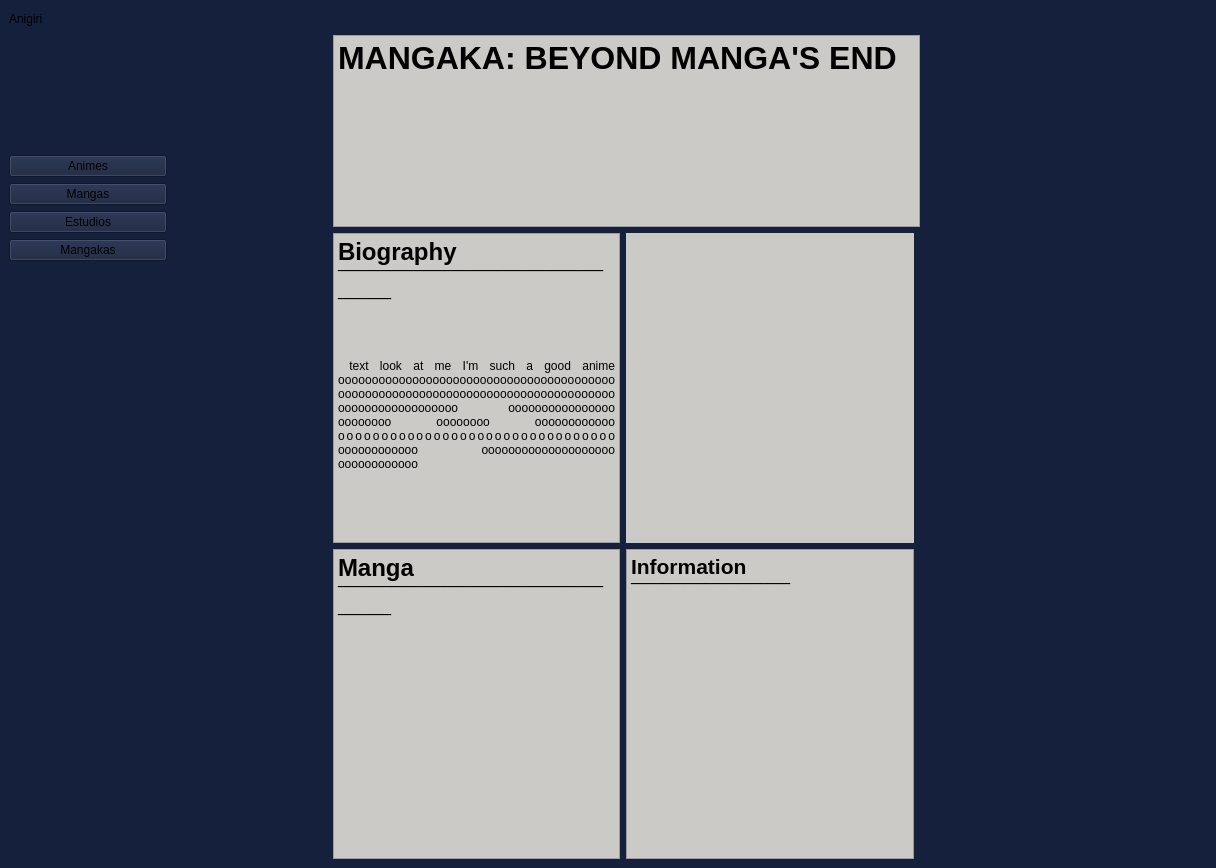
<?xml version="1.0" encoding="UTF-8"?>
<ui version="4.0">
 <class>MainWindow</class>
 <widget class="QMainWindow" name="MainWindow">
  <property name="geometry">
   <rect>
    <x>0</x>
    <y>0</y>
    <width>1216</width>
    <height>868</height>
   </rect>
  </property>
  <property name="windowTitle">
   <string>MainWindow</string>
  </property>
  <property name="styleSheet">
   <string notr="true">background-color: #15203c</string>
  </property>
  <widget class="QWidget" name="contentwidget">
   <property name="sizePolicy">
    <sizepolicy hsizetype="Preferred" vsizetype="Preferred">
     <horstretch>0</horstretch>
     <verstretch>0</verstretch>
    </sizepolicy>
   </property>
   <layout class="QGridLayout" name="gridLayout_4">
    <item row="1" column="0" colspan="2">
     <layout class="QGridLayout" name="gridEndpoints">
      <item row="7" column="0">
       <spacer name="verticalSpacer_4">
        <property name="orientation">
         <enum>Qt::Orientation::Vertical</enum>
        </property>
        <property name="sizeHint" stdset="0">
         <size>
          <width>20</width>
          <height>40</height>
         </size>
        </property>
       </spacer>
      </item>
      <item row="5" column="1">
       <spacer name="horizontalSpacer_7">
        <property name="orientation">
         <enum>Qt::Orientation::Horizontal</enum>
        </property>
        <property name="sizeHint" stdset="0">
         <size>
          <width>40</width>
          <height>20</height>
         </size>
        </property>
       </spacer>
      </item>
      <item row="5" column="3">
       <spacer name="horizontalSpacer_5">
        <property name="orientation">
         <enum>Qt::Orientation::Horizontal</enum>
        </property>
        <property name="sizeHint" stdset="0">
         <size>
          <width>40</width>
          <height>20</height>
         </size>
        </property>
       </spacer>
      </item>
      <item row="5" column="5">
       <spacer name="horizontalSpacer_4">
        <property name="orientation">
         <enum>Qt::Orientation::Horizontal</enum>
        </property>
        <property name="sizeHint" stdset="0">
         <size>
          <width>40</width>
          <height>20</height>
         </size>
        </property>
       </spacer>
      </item>
      <item row="0" column="0">
       <spacer name="verticalSpacer_2">
        <property name="orientation">
         <enum>Qt::Orientation::Vertical</enum>
        </property>
        <property name="sizeHint" stdset="0">
         <size>
          <width>20</width>
          <height>40</height>
         </size>
        </property>
       </spacer>
      </item>
      <item row="5" column="6">
       <spacer name="horizontalSpacer_6">
        <property name="orientation">
         <enum>Qt::Orientation::Horizontal</enum>
        </property>
        <property name="sizeHint" stdset="0">
         <size>
          <width>40</width>
          <height>20</height>
         </size>
        </property>
       </spacer>
      </item>
      <item row="5" column="7">
       <spacer name="horizontalSpacer_3">
        <property name="orientation">
         <enum>Qt::Orientation::Horizontal</enum>
        </property>
        <property name="sizeHint" stdset="0">
         <size>
          <width>40</width>
          <height>20</height>
         </size>
        </property>
       </spacer>
      </item>
      <item row="8" column="0">
       <spacer name="verticalSpacer_3">
        <property name="orientation">
         <enum>Qt::Orientation::Vertical</enum>
        </property>
        <property name="sizeHint" stdset="0">
         <size>
          <width>20</width>
          <height>40</height>
         </size>
        </property>
       </spacer>
      </item>
      <item row="5" column="0">
       <spacer name="verticalSpacer_6">
        <property name="orientation">
         <enum>Qt::Orientation::Vertical</enum>
        </property>
        <property name="sizeHint" stdset="0">
         <size>
          <width>20</width>
          <height>40</height>
         </size>
        </property>
       </spacer>
      </item>
      <item row="5" column="4">
       <spacer name="horizontalSpacer_8">
        <property name="orientation">
         <enum>Qt::Orientation::Horizontal</enum>
        </property>
        <property name="sizeHint" stdset="0">
         <size>
          <width>40</width>
          <height>20</height>
         </size>
        </property>
       </spacer>
      </item>
      <item row="9" column="0">
       <spacer name="verticalSpacer">
        <property name="orientation">
         <enum>Qt::Orientation::Vertical</enum>
        </property>
        <property name="sizeHint" stdset="0">
         <size>
          <width>20</width>
          <height>40</height>
         </size>
        </property>
       </spacer>
      </item>
      <item row="6" column="0">
       <spacer name="verticalSpacer_5">
        <property name="orientation">
         <enum>Qt::Orientation::Vertical</enum>
        </property>
        <property name="sizeHint" stdset="0">
         <size>
          <width>20</width>
          <height>40</height>
         </size>
        </property>
       </spacer>
      </item>
      <item row="5" column="2">
       <spacer name="horizontalSpacer_9">
        <property name="orientation">
         <enum>Qt::Orientation::Horizontal</enum>
        </property>
        <property name="sizeHint" stdset="0">
         <size>
          <width>40</width>
          <height>20</height>
         </size>
        </property>
       </spacer>
      </item>
      <item row="1" column="0" colspan="4">
       <widget class="QPushButton" name="animeAPI">
        <property name="text">
         <string>Animes</string>
        </property>
       </widget>
      </item>
      <item row="2" column="0" colspan="4">
       <widget class="QPushButton" name="mangaAPI">
        <property name="text">
         <string>Mangas</string>
        </property>
       </widget>
      </item>
      <item row="3" column="0" colspan="4">
       <widget class="QPushButton" name="pushButton_4">
        <property name="text">
         <string>Estudios</string>
        </property>
       </widget>
      </item>
      <item row="4" column="0" colspan="4">
       <widget class="QPushButton" name="pushButton_3">
        <property name="text">
         <string>Mangakas</string>
        </property>
       </widget>
      </item>
     </layout>
    </item>
    <item row="1" column="2">
     <layout class="QGridLayout" name="gridContenido" rowstretch="1,0,0" columnstretch="0,0,0,0">
      <item row="1" column="1">
       <widget class="QLabel" name="placeholderimage">
        <property name="styleSheet">
         <string notr="true">background-color: #cccac6</string>
        </property>
        <property name="text">
         <string/>
        </property>
        <property name="pixmap">
         <pixmap>C:/Users/kynrh/Downloads/FrierenImg.jpg</pixmap>
        </property>
        <property name="scaledContents">
         <bool>true</bool>
        </property>
       </widget>
      </item>
      <item row="0" column="0" colspan="3">
       <widget class="QTextEdit" name="title">
        <property name="enabled">
         <bool>true</bool>
        </property>
        <property name="sizePolicy">
         <sizepolicy hsizetype="Minimum" vsizetype="Maximum">
          <horstretch>0</horstretch>
          <verstretch>0</verstretch>
         </sizepolicy>
        </property>
        <property name="focusPolicy">
         <enum>Qt::FocusPolicy::TabFocus</enum>
        </property>
        <property name="styleSheet">
         <string notr="true">background-color: #cccac6</string>
        </property>
        <property name="html">
         <string>&lt;!DOCTYPE HTML PUBLIC &quot;-//W3C//DTD HTML 4.0//EN&quot; &quot;http://www.w3.org/TR/REC-html40/strict.dtd&quot;&gt;
&lt;html&gt;&lt;head&gt;&lt;meta name=&quot;qrichtext&quot; content=&quot;1&quot; /&gt;&lt;meta charset=&quot;utf-8&quot; /&gt;&lt;style type=&quot;text/css&quot;&gt;
p, li { white-space: pre-wrap; }
hr { height: 1px; border-width: 0; }
li.unchecked::marker { content: &quot;\2610&quot;; }
li.checked::marker { content: &quot;\2612&quot;; }
&lt;/style&gt;&lt;/head&gt;&lt;body style=&quot; font-family:'Segoe UI'; font-size:9pt; font-weight:400; font-style:normal;&quot;&gt;
&lt;p style=&quot; margin-top:0px; margin-bottom:0px; margin-left:0px; margin-right:0px; -qt-block-indent:0; text-indent:0px;&quot;&gt;&lt;span style=&quot; font-size:24pt; font-weight:700;&quot;&gt;MANGAKA: BEYOND MANGA'S END&lt;/span&gt;&lt;/p&gt;&lt;/body&gt;&lt;/html&gt;</string>
        </property>
       </widget>
      </item>
      <item row="1" column="3">
       <spacer name="horizontalSpacer_2">
        <property name="orientation">
         <enum>Qt::Orientation::Horizontal</enum>
        </property>
        <property name="sizeHint" stdset="0">
         <size>
          <width>40</width>
          <height>20</height>
         </size>
        </property>
       </spacer>
      </item>
      <item row="2" column="1">
       <widget class="QTextEdit" name="information">
        <property name="styleSheet">
         <string notr="true">background-color: #cccac6</string>
        </property>
        <property name="html">
         <string>&lt;!DOCTYPE HTML PUBLIC &quot;-//W3C//DTD HTML 4.0//EN&quot; &quot;http://www.w3.org/TR/REC-html40/strict.dtd&quot;&gt;
&lt;html&gt;&lt;head&gt;&lt;meta name=&quot;qrichtext&quot; content=&quot;1&quot; /&gt;&lt;meta charset=&quot;utf-8&quot; /&gt;&lt;style type=&quot;text/css&quot;&gt;
p, li { white-space: pre-wrap; }
hr { height: 1px; border-width: 0; }
li.unchecked::marker { content: &quot;\2610&quot;; }
li.checked::marker { content: &quot;\2612&quot;; }
&lt;/style&gt;&lt;/head&gt;&lt;body style=&quot; font-family:'Segoe UI'; font-size:9pt; font-weight:400; font-style:normal;&quot;&gt;
&lt;p style=&quot; margin-top:0px; margin-bottom:0px; margin-left:0px; margin-right:0px; -qt-block-indent:0; text-indent:0px;&quot;&gt;&lt;span style=&quot; font-size:16pt; font-weight:700;&quot;&gt;Information&lt;/span&gt;&lt;/p&gt;
&lt;p style=&quot; margin-top:0px; margin-bottom:0px; margin-left:0px; margin-right:0px; -qt-block-indent:0; text-indent:0px;&quot;&gt;&lt;a name=&quot;post-title-t3_li8zpf&quot;&gt;&lt;/a&gt;&lt;span style=&quot; font-family:'-apple-system','BlinkMacSystemFont','Segoe UI','Roboto','Helvetica Neue','Arial','Apple Color Emoji','Segoe UI Emoji','Segoe UI Symbol','sans-serif'; font-size:xx-large; font-weight:600; color:#000000;&quot;&gt;¯&lt;/span&gt;&lt;span style=&quot; font-family:'-apple-system','BlinkMacSystemFont','Segoe UI','Roboto','Helvetica Neue','Arial','Apple Color Emoji','Segoe UI Emoji','Segoe UI Symbol','sans-serif'; font-size:xx-large; font-weight:600; color:#000000;&quot;&gt;¯¯¯¯¯¯¯¯¯¯¯&lt;/span&gt;&lt;/p&gt;
&lt;p style=&quot;-qt-paragraph-type:empty; margin-top:0px; margin-bottom:0px; margin-left:0px; margin-right:0px; -qt-block-indent:0; text-indent:0px;&quot;&gt;&lt;br /&gt;&lt;/p&gt;&lt;/body&gt;&lt;/html&gt;</string>
        </property>
       </widget>
      </item>
      <item row="1" column="0">
       <widget class="QTextEdit" name="biographyvalue">
        <property name="styleSheet">
         <string notr="true">background-color: #cccac6</string>
        </property>
        <property name="html">
         <string>&lt;!DOCTYPE HTML PUBLIC &quot;-//W3C//DTD HTML 4.0//EN&quot; &quot;http://www.w3.org/TR/REC-html40/strict.dtd&quot;&gt;
&lt;html&gt;&lt;head&gt;&lt;meta name=&quot;qrichtext&quot; content=&quot;1&quot; /&gt;&lt;meta charset=&quot;utf-8&quot; /&gt;&lt;style type=&quot;text/css&quot;&gt;
p, li { white-space: pre-wrap; }
hr { height: 1px; border-width: 0; }
li.unchecked::marker { content: &quot;\2610&quot;; }
li.checked::marker { content: &quot;\2612&quot;; }
&lt;/style&gt;&lt;/head&gt;&lt;body style=&quot; font-family:'Segoe UI'; font-size:9pt; font-weight:400; font-style:normal;&quot;&gt;
&lt;p align=&quot;justify&quot; style=&quot; margin-top:0px; margin-bottom:0px; margin-left:0px; margin-right:0px; -qt-block-indent:0; text-indent:0px;&quot;&gt;&lt;span style=&quot; font-size:18pt; font-weight:700;&quot;&gt;Biography&lt;/span&gt;&lt;/p&gt;
&lt;p align=&quot;justify&quot; style=&quot; margin-top:0px; margin-bottom:0px; margin-left:0px; margin-right:0px; -qt-block-indent:0; text-indent:0px;&quot;&gt;&lt;a name=&quot;post-title-t3_li8zpf&quot;&gt;&lt;/a&gt;&lt;span style=&quot; font-family:'-apple-system','BlinkMacSystemFont','Segoe UI','Roboto','Helvetica Neue','Arial','Apple Color Emoji','Segoe UI Emoji','Segoe UI Symbol','sans-serif'; font-size:xx-large; font-weight:600; color:#000000;&quot;&gt;¯&lt;/span&gt;&lt;span style=&quot; font-family:'-apple-system','BlinkMacSystemFont','Segoe UI','Roboto','Helvetica Neue','Arial','Apple Color Emoji','Segoe UI Emoji','Segoe UI Symbol','sans-serif'; font-size:xx-large; font-weight:600; color:#000000;&quot;&gt;¯¯¯¯¯¯¯¯¯¯¯¯&lt;/span&gt;&lt;a name=&quot;post-title-t3_li8zpf&quot;&gt;&lt;/a&gt;&lt;span style=&quot; font-family:'-apple-system','BlinkMacSystemFont','Segoe UI','Roboto','Helvetica Neue','Arial','Apple Color Emoji','Segoe UI Emoji','Segoe UI Symbol','sans-serif'; font-size:xx-large; font-weight:600; color:#000000;&quot;&gt;¯&lt;/span&gt;&lt;span style=&quot; font-family:'-apple-system','BlinkMacSystemFont','Segoe UI','Roboto','Helvetica Neue','Arial','Apple Color Emoji','Segoe UI Emoji','Segoe UI Symbol','sans-serif'; font-size:xx-large; font-weight:600; color:#000000;&quot;&gt;¯¯¯¯¯¯¯¯¯¯&lt;/span&gt;&lt;/p&gt;
&lt;p align=&quot;justify&quot; style=&quot;-qt-paragraph-type:empty; margin-top:0px; margin-bottom:0px; margin-left:0px; margin-right:0px; -qt-block-indent:0; text-indent:0px; font-size:24pt;&quot;&gt;&lt;br /&gt;&lt;/p&gt;
&lt;p align=&quot;justify&quot; style=&quot; margin-top:0px; margin-bottom:0px; margin-left:0px; margin-right:0px; -qt-block-indent:0; text-indent:0px;&quot;&gt; text look at me I'm such a good anime oooooooooooooooooooooooooooooooooooooooooooooooooooooooooooooooooooooooooooooooooooooooooooooooooooo oooooooooooooooo oooooooo oooooooo oooooooooooo oooooooooooooooooooooooooooooooo oooooooooooo oooooooooooooooooooo oooooooooooo&lt;/p&gt;
&lt;p style=&quot;-qt-paragraph-type:empty; margin-top:0px; margin-bottom:0px; margin-left:0px; margin-right:0px; -qt-block-indent:0; text-indent:0px;&quot;&gt;&lt;br /&gt;&lt;/p&gt;&lt;/body&gt;&lt;/html&gt;</string>
        </property>
       </widget>
      </item>
      <item row="2" column="0">
       <widget class="QTextEdit" name="mangas">
        <property name="styleSheet">
         <string notr="true">background-color: #cccac6</string>
        </property>
        <property name="html">
         <string>&lt;!DOCTYPE HTML PUBLIC &quot;-//W3C//DTD HTML 4.0//EN&quot; &quot;http://www.w3.org/TR/REC-html40/strict.dtd&quot;&gt;
&lt;html&gt;&lt;head&gt;&lt;meta name=&quot;qrichtext&quot; content=&quot;1&quot; /&gt;&lt;meta charset=&quot;utf-8&quot; /&gt;&lt;style type=&quot;text/css&quot;&gt;
p, li { white-space: pre-wrap; }
hr { height: 1px; border-width: 0; }
li.unchecked::marker { content: &quot;\2610&quot;; }
li.checked::marker { content: &quot;\2612&quot;; }
&lt;/style&gt;&lt;/head&gt;&lt;body style=&quot; font-family:'Segoe UI'; font-size:9pt; font-weight:400; font-style:normal;&quot;&gt;
&lt;p style=&quot; margin-top:0px; margin-bottom:0px; margin-left:0px; margin-right:0px; -qt-block-indent:0; text-indent:0px;&quot;&gt;&lt;span style=&quot; font-size:18pt; font-weight:700;&quot;&gt;Manga&lt;/span&gt;&lt;/p&gt;
&lt;p style=&quot; margin-top:0px; margin-bottom:0px; margin-left:0px; margin-right:0px; -qt-block-indent:0; text-indent:0px;&quot;&gt;&lt;a name=&quot;post-title-t3_li8zpf&quot;&gt;&lt;/a&gt;&lt;span style=&quot; font-family:'-apple-system','BlinkMacSystemFont','Segoe UI','Roboto','Helvetica Neue','Arial','Apple Color Emoji','Segoe UI Emoji','Segoe UI Symbol','sans-serif'; font-size:xx-large; font-weight:600; color:#000000;&quot;&gt;¯&lt;/span&gt;&lt;span style=&quot; font-family:'-apple-system','BlinkMacSystemFont','Segoe UI','Roboto','Helvetica Neue','Arial','Apple Color Emoji','Segoe UI Emoji','Segoe UI Symbol','sans-serif'; font-size:xx-large; font-weight:600; color:#000000;&quot;&gt;¯¯¯¯¯¯¯¯¯¯¯¯&lt;/span&gt;&lt;a name=&quot;post-title-t3_li8zpf&quot;&gt;&lt;/a&gt;&lt;span style=&quot; font-family:'-apple-system','BlinkMacSystemFont','Segoe UI','Roboto','Helvetica Neue','Arial','Apple Color Emoji','Segoe UI Emoji','Segoe UI Symbol','sans-serif'; font-size:xx-large; font-weight:600; color:#000000;&quot;&gt;¯&lt;/span&gt;&lt;span style=&quot; font-family:'-apple-system','BlinkMacSystemFont','Segoe UI','Roboto','Helvetica Neue','Arial','Apple Color Emoji','Segoe UI Emoji','Segoe UI Symbol','sans-serif'; font-size:xx-large; font-weight:600; color:#000000;&quot;&gt;¯¯¯¯¯¯¯¯¯¯&lt;/span&gt;&lt;/p&gt;&lt;/body&gt;&lt;/html&gt;</string>
        </property>
       </widget>
      </item>
     </layout>
    </item>
    <item row="0" column="2">
     <spacer name="horizontalSpacer">
      <property name="orientation">
       <enum>Qt::Orientation::Horizontal</enum>
      </property>
      <property name="sizeHint" stdset="0">
       <size>
        <width>40</width>
        <height>20</height>
       </size>
      </property>
     </spacer>
    </item>
    <item row="0" column="0" colspan="2">
     <widget class="QLabel" name="label">
      <property name="styleSheet">
       <string notr="true">font: 24pt &quot;Pinky Show&quot;;</string>
      </property>
      <property name="text">
       <string>&lt;html&gt;&lt;head/&gt;&lt;body&gt;&lt;p&gt;Anigiri&lt;/p&gt;&lt;/body&gt;&lt;/html&gt;</string>
      </property>
     </widget>
    </item>
   </layout>
  </widget>
 </widget>
 <resources/>
 <connections/>
</ui>
